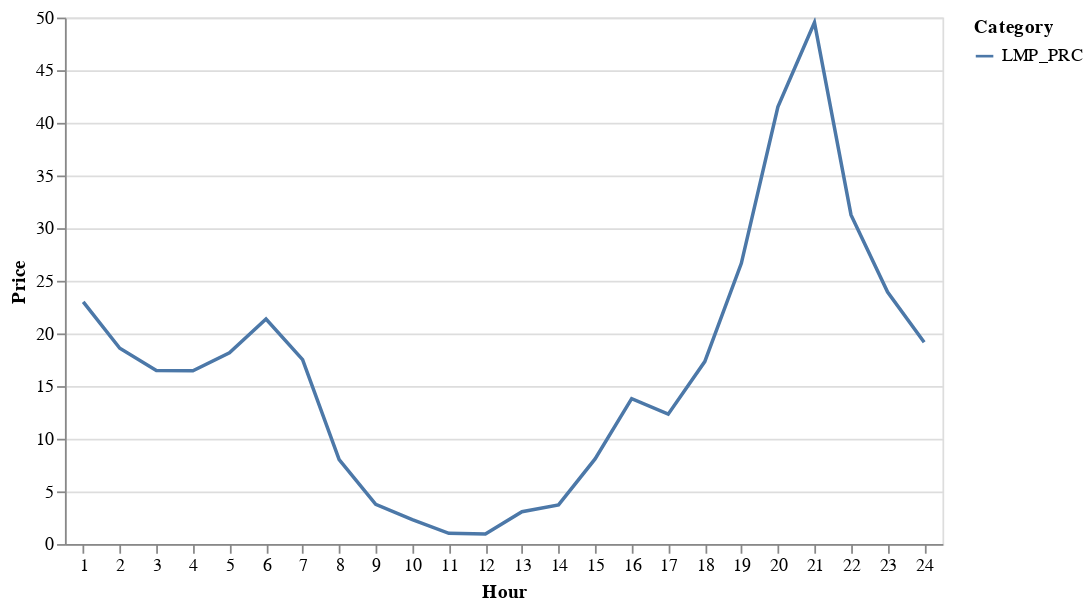

Notebook code cell kept with this figure:
### Code cell
sample_chart = alt.Chart(sample_day).mark_line().encode(
    x=alt.X('OPR_HR:O', axis=alt.Axis(title='Hour',format=',.0f', labelAngle=0)),
    y=alt.Y('MW:Q', axis = alt.Axis( title='Price')),
    color=alt.Color('XML_DATA_ITEM', legend=alt.Legend(title = 'Category',orient="right"))
   
).properties(title="", width=500).interactive()

sample_chart
